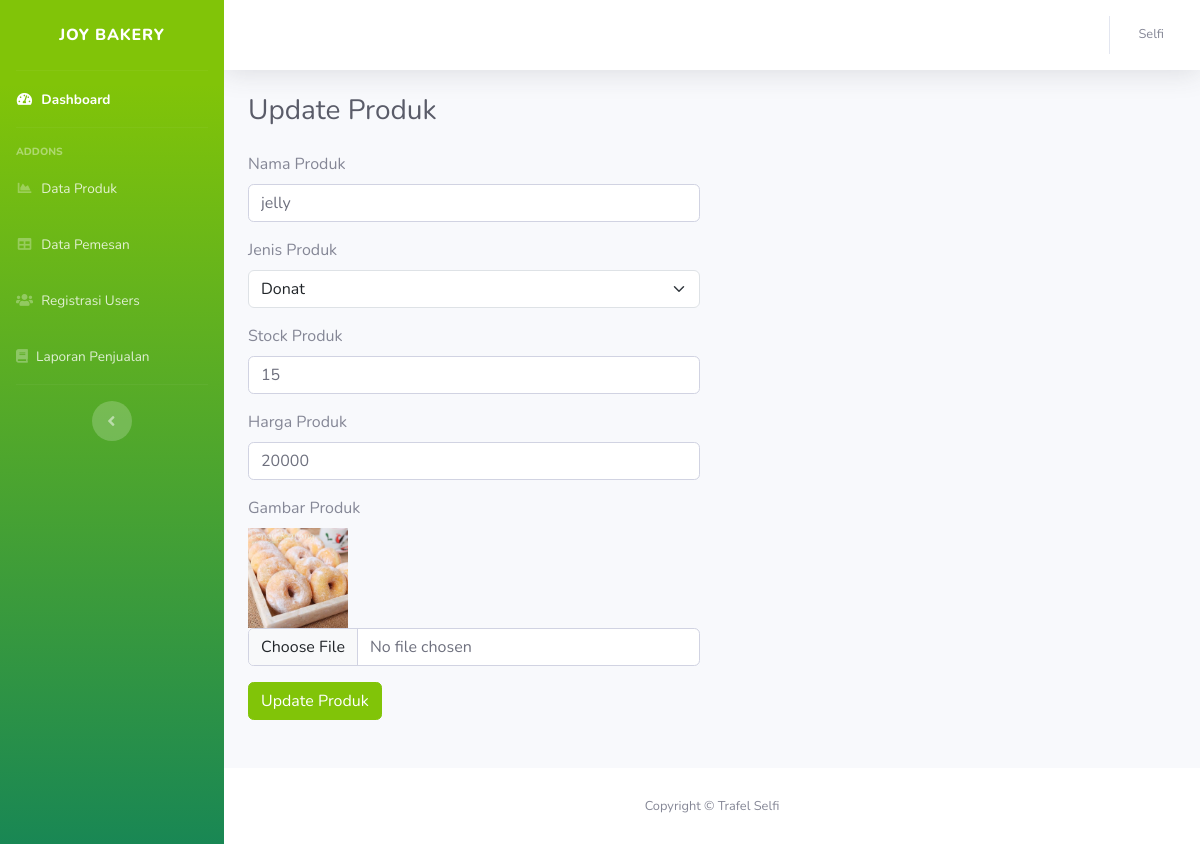
Page /admin/update-produk.php?id_produk=50 (signed in) on the committed database.
### tables this page shows
CREATE TABLE `users` (
  `id_user` int(11) NOT NULL,
  `username` varchar(64) NOT NULL,
  `password` varchar(255) NOT NULL,
  `nama_lengkap` varchar(64) NOT NULL,
  `jenis_kelamin` varchar(64) NOT NULL,
  `tanggal_lahir` date NOT NULL,
  `alamat` varchar(64) NOT NULL,
  `no_tlp` char(12) NOT NULL,
  `role` varchar(64) NOT NULL
);

CREATE TABLE `produk` (
  `id_produk` int(11) NOT NULL,
  `nama_produk` varchar(64) NOT NULL,
  `deskripsi_produk` text NOT NULL,
  `jenis_produk` varchar(64) NOT NULL,
  `stok` int(50) NOT NULL,
  `harga` int(50) NOT NULL,
  `gambar` varchar(64) NOT NULL,
  `best` tinyint(1) NOT NULL DEFAULT 0
);

### admin/App/function.php (called while the page is built, shortened)
<?php
$dbHost = "localhost";
$dbUser = "root";
$dbPass = "";
$dbName = "db_kuliner";
$conn = mysqli_connect($dbHost, $dbUser, $dbPass, $dbName);
function query($query)
{
    global $conn;
    $result = mysqli_query($conn, $query);
    $rows = [];
    while ($row = mysqli_fetch_assoc($result)) {
        $rows[] = $row;
    }
    return $rows;
}

### admin/templates/header-user-login.php (called while the page is built, shortened)
<?php
require("../db/conn.php");
$user  = $_SESSION['login'];
$result = mysqli_query($conn, "SELECT * FROM users WHERE username = '$user'");
while ($row = mysqli_fetch_assoc($result)) {
    $rows[] = $row;
}

### admin/update-produk.php (the view, shortened to what this page needs)
<?php
require("App/function.php");
$id_produk = $_GET['id_produk'];
$produk = query("SELECT * FROM produk WHERE id_produk = '$id_produk' ");
?>
<?php include "templates/header-user-login.php" ?>
<link href="https://cdn.jsdelivr.net/npm/bootstrap@5.3.0/dist/css/bootstrap.min.css" rel="stylesheet"
>
<link href="asset/vendor/fontawesome-free/css/all.min.css" rel="stylesheet" type="text/css">
<link href="asset/css/sb-admin-2.min.css" rel="stylesheet">
<?php include("templates/header.php"); ?>
<div id="wrapper">
    <?php include "templates/sidebar.php" ?>
    <div id="content-wrapper" class="d-flex flex-column">
        <div id="content">
            <?php include "templates/navbar.php" ?>
            <div class="container-fluid">
                <div class="d-sm-flex align-items-center justify-content-between mb-4">
                    <h1 class="h3 mb-0 text-gray-800">Update Produk</h1>
                </div>
                <div class="row">
                    <div class="col-md-6">
                        <?php foreach ($produk as $produkOld): ?>
                            <form action="" method="post" enctype="multipart/form-data">
                                <div class="mb-3">
                                    <label for="nama_produk" class="form-label">Nama Produk</label>
                                    <input type="text" name="nama_produk" class="form-control" id="nama_produk"
                                        value="<?= $produkOld['nama_produk'] ?>">
                                </div>
                                <div class="mb-3">
                                    <label for="jenis_produk" class="form-label">Jenis Produk</label>
                                    <select class="form-select" name="jenis_produk" aria-label="Default select example">
                                        <?php if ($produkOld['jenis_produk']): ?>
                                            <option value="<?= $produkOld['jenis_produk']; ?>" selected>
                                                <?= $produkOld['jenis_produk']; ?>
                                            </option>
                                        <?php endif; ?>
                                    </select>
                                </div>
                                <div class="mb-3">
                                    <label for="stock" class="form-label">Stock Produk</label>
                                    <input type="number" name="stock" class="form-control" id="stock"
                                        value="<?= $produkOld['stok'] ?>">
                                </div>
                                <div class="mb-3">
                                    <label for="harga" class="form-label">Harga Produk</label>
                                    <input type="number" name="harga" class="form-control" id="harga"
                                        value="<?= $produkOld['harga'] ?>">
                                </div>
                                <div class="mb-3">
                                    <label for="gambar" class="form-label ">Gambar Produk</label><br>
                                    <img src="asset/img/produk/<?= $produkOld['gambar'] ?>" width="100px" alt=""><br>
                                    <input class="form-control" name="gambar" type="file" id="gambar">
                                </div>
                                <div class="mb-5">
                                    <button name="updatePorduk" type="submit" class="btn btn-primary">Update Produk</button>
                                </div>
                            </form>
                        <?php endforeach; ?>
                    </div>
                </div>
            </div>
        </div>
        <?php include "templates/footer.php" ?>

### admin/templates/navbar.php (shortened to what this page needs)
<nav class="navbar navbar-expand navbar-light bg-white topbar mb-4 static-top shadow">
    <ul class="navbar-nav ml-auto">
        <li class="nav-item dropdown no-arrow">
            <a class="nav-link dropdown-toggle" href="#" id="userDropdown" role="button" data-toggle="dropdown"
                aria-haspopup="true" aria-expanded="false">
                <?php foreach ($rows as $userLengkap): ?>
                    <span class="mr-2 d-none d-lg-inline text-gray-600 small">Selfi</span>
                <?php endforeach; ?>
            </a>
        </li>
    </ul>
</nav>

### rows in the picture
produk: nama_produk "jelly", jenis_produk "Donat", stock "15", harga "20000", gambar (picture)
